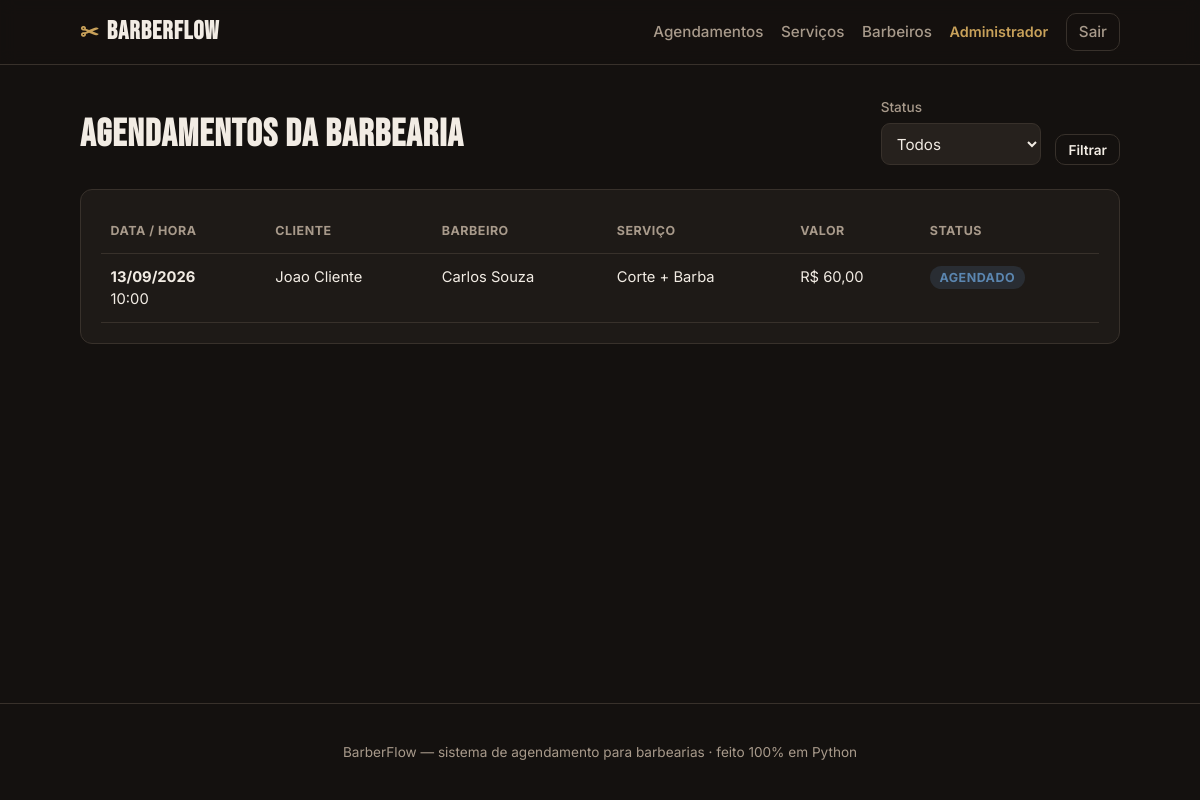
The app's page /admin/agendamentos (signed in) with its own data.
### tables this page shows
CREATE TABLE usuarios (
            id INTEGER PRIMARY KEY AUTOINCREMENT,
            nome TEXT NOT NULL,
            email TEXT NOT NULL UNIQUE,
            senha TEXT NOT NULL,
            papel TEXT NOT NULL CHECK (papel IN ('admin', 'barbeiro', 'cliente')),
            telefone TEXT
        );

CREATE TABLE agendamentos (
            id INTEGER PRIMARY KEY AUTOINCREMENT,
            cliente_id INTEGER NOT NULL,
            barbeiro_id INTEGER NOT NULL,
            servico_id INTEGER NOT NULL,
            data TEXT NOT NULL,
            hora TEXT NOT NULL,
            status TEXT NOT NULL DEFAULT 'agendado'
                CHECK (status IN ('agendado', 'em_atendimento', 'concluido', 'cancelado')),
            criado_em TEXT NOT NULL,
            FOREIGN KEY (cliente_id) REFERENCES usuarios(id) ON DELETE CASCADE,
            FOREIGN KEY (barbeiro_id) REFERENCES barbeiros(id) ON DELETE CASCADE,
            FOREIGN KEY (servico_id) REFERENCES servicos(id) ON DELETE CASCADE
        );

CREATE TABLE barbeiros (
            id INTEGER PRIMARY KEY AUTOINCREMENT,
            usuario_id INTEGER UNIQUE,
            nome TEXT NOT NULL,
            especialidade TEXT,
            ativo INTEGER NOT NULL DEFAULT 1,
            FOREIGN KEY (usuario_id) REFERENCES usuarios(id) ON DELETE SET NULL
        );

CREATE TABLE servicos (
            id INTEGER PRIMARY KEY AUTOINCREMENT,
            nome TEXT NOT NULL,
            descricao TEXT,
            duracao_min INTEGER NOT NULL,
            preco REAL NOT NULL
        );

### app.py (the view)
@app.route("/admin/agendamentos")
@login_obrigatorio("admin")
def admin_agendamentos():
    status = request.args.get("status", "")
    conn = get_db()
    query = """SELECT a.*, s.nome AS servico_nome, s.preco,
                      b.nome AS barbeiro_nome, u.nome AS cliente_nome
               FROM agendamentos a
               JOIN servicos s ON s.id = a.servico_id
               JOIN barbeiros b ON b.id = a.barbeiro_id
               JOIN usuarios u ON u.id = a.cliente_id"""
    params = []
    if status:
        query += " WHERE a.status=?"
        params.append(status)
    query += " ORDER BY a.data DESC, a.hora DESC"
    ags = conn.execute(query, params).fetchall()
    conn.close()
    return render_template("admin_agendamentos.html", agendamentos=ags, status=status)

### app.py (called while the page is built)
def usuario_atual():
    uid = session.get("usuario_id")
    if not uid:
        return None
    conn = get_db()
    u = conn.execute("SELECT * FROM usuarios WHERE id=?", (uid,)).fetchone()
    conn.close()
    return u

def login_obrigatorio(*papeis):
    def decorator(f):
        @wraps(f)
        def wrapper(*args, **kwargs):
            u = usuario_atual()
            if not u:
                flash("Faca login para continuar.", "erro")
                return redirect(url_for("login"))
            if papeis and u["papel"] not in papeis:
                abort(403)
            return f(*args, **kwargs)
        return wrapper
    return decorator

@app.context_processor
def injeta_usuario():
    return {"usuario": usuario_atual()}

@app.template_filter("moeda")
def moeda(valor):
    return f"R$ {valor:,.2f}".replace(",", "X").replace(".", ",").replace("X", ".")

@app.template_filter("data_br")
def data_br(iso):
    try:
        return datetime.strptime(iso, "%Y-%m-%d").strftime("%d/%m/%Y")
    except (ValueError, TypeError):
        return iso

@app.template_filter("status_label")
def status_label(s):
    return STATUS_LABEL.get(s, s)

### db.py (called while the page is built)
def get_db():
    conn = sqlite3.connect(DB_PATH)
    conn.row_factory = sqlite3.Row
    conn.execute("PRAGMA foreign_keys = ON")
    return conn

### templates/admin_agendamentos.html (shortened to what this page needs)
{% extends "base.html" %}
{% block content %}
<div class="page-head">
    <h1>Agendamentos da barbearia</h1>
    <form method="get" class="form-inline">
        <label>Status
            <select name="status">
                <option value="">Todos</option>
            </select>
        </label>
        <button type="submit" class="btn btn-ghost btn-sm">Filtrar</button>
    </form>
</div>
{% if agendamentos %}
<div class="table-wrap card">
    <table class="table">
        <thead>
            <tr>
                <th>Data / Hora</th>
                <th>Cliente</th>
                <th>Barbeiro</th>
                <th>Serviço</th>
                <th>Valor</th>
                <th>Status</th>
            </tr>
        </thead>
        <tbody>
            {% for a in agendamentos %}
            <tr>
                <td><strong>{{ a.data|data_br }}</strong><br>{{ a.hora }}</td>
                <td>{{ a.cliente_nome }}</td>
                <td>{{ a.barbeiro_nome }}</td>
                <td>{{ a.servico_nome }}</td>
                <td>{{ a.preco|moeda }}</td>
                <td><span class="status status-{{ a.status }}">{{ a.status|status_label }}</span></td>
            </tr>
            {% endfor %}
        </tbody>
    </table>
</div>
{% else %}
<div class="card empty"><p>Nenhum agendamento encontrado.</p></div>
{% endif %}
{% endblock %}

### templates/base.html (shortened to what this page needs)
<!DOCTYPE html>
<html lang="pt-BR">
<head>
    <link rel="stylesheet" href="{{ url_for('static', filename='style.css') }}">
</head>
<body>
    <header class="topbar">
        <div class="container topbar-inner">
            <a href="{{ url_for('index') }}" class="brand">
                <span class="brand-mark">✂</span>
                <span class="brand-name">BarberFlow</span>
            </a>
            <nav class="nav">
                {% if usuario %}
                    {% if usuario.papel == 'cliente' %}
                        <a href="{{ url_for('cliente_novo_agendamento') }}">Agendar</a>
                        <a href="{{ url_for('cliente_agendamentos') }}">Meus agendamentos</a>
                    {% elif usuario.papel == 'barbeiro' %}
                        <a href="{{ url_for('barbeiro_agenda') }}">Minha agenda</a>
                    {% elif usuario.papel == 'admin' %}
                        <a href="{{ url_for('admin_agendamentos') }}">Agendamentos</a>
                        <a href="{{ url_for('admin_servicos') }}">Serviços</a>
                        <a href="{{ url_for('admin_barbeiros') }}">Barbeiros</a>
                    {% endif %}
                    <span class="nav-user">{{ usuario.nome }}</span>
                    <a href="{{ url_for('logout') }}" class="btn btn-ghost btn-sm">Sair</a>
                {% else %}
                    <a href="{{ url_for('index') }}">Início</a>
                    <a href="{{ url_for('login') }}" class="btn btn-ghost btn-sm">Entrar</a>
                {% endif %}
            </nav>
        </div>
    </header>
    <main class="container main">
        {% block content %}{% endblock %}
    </main>
    <footer class="footer">
        <div class="container">
            <p>BarberFlow — sistema de agendamento para barbearias · feito 100% em Python</p>
        </div>
    </footer>
</body>
</html>

### static/style.css (style rules this page uses)
:root { --bg: #14110f; --surface: #1e1a17; --surface-2: #26211d; --border: #38312b; --text: #f2ece4; --muted: #a89a8b; --gold: #c8a15a; --gold-dark: #a87f3d; --danger: #c0574f; --green: #5fa06a; --blue: #5b86b0; --radius: 12px; --maxw: 1080px; }
* { box-sizing: border-box; }
body { margin: 0; background: var(--bg); color: var(--text); font-family: 'Inter', system-ui, sans-serif; line-height: 1.5; display: flex; flex-direction: column; min-height: 100vh; }
.container { width: 100%; max-width: var(--maxw); margin: 0 auto; padding: 0 1.25rem; }
h1, h2, h3 { line-height: 1.15; margin: 0 0 .5rem; }
a { color: var(--gold); text-decoration: none; }
.topbar { background: rgba(20,17,15,.85); backdrop-filter: blur(8px); border-bottom: 1px solid var(--border); position: sticky; top: 0; z-index: 10; }
.topbar-inner { display: flex; align-items: center; justify-content: space-between; height: 64px; gap: 1rem; }
.brand { display: flex; align-items: center; gap: .5rem; color: var(--text); font-weight: 700; }
.brand-mark { color: var(--gold); font-size: 1.4rem; }
.brand-name { font-family: 'Bebas Neue', sans-serif; font-size: 1.6rem; letter-spacing: 1px; }
.nav { display: flex; align-items: center; gap: 1.1rem; flex-wrap: wrap; }
.nav a { color: var(--muted); font-weight: 500; font-size: .95rem; }
.nav-user { color: var(--gold); font-size: .9rem; font-weight: 600; }
.main { flex: 1; padding: 2rem 1.25rem 3rem; }
.card { background: var(--surface); border: 1px solid var(--border); border-radius: var(--radius); padding: 1.25rem; }
.btn { display: inline-flex; align-items: center; justify-content: center; gap: .4rem; padding: .65rem 1.1rem; border-radius: 10px; border: 1px solid transparent; font-weight: 600; font-size: .95rem; cursor: pointer; font-family: inherit; transition: .15s; text-decoration: none; }
.btn-ghost { background: transparent; color: var(--text); border-color: var(--border); }
.btn-sm { padding: .4rem .75rem; font-size: .85rem; }
.form label, .form-inline label { display: flex; flex-direction: column; gap: .35rem; font-size: .85rem; color: var(--muted); font-weight: 500; }
.form-inline { display: flex; gap: .9rem; align-items: flex-end; flex-wrap: wrap; }
input, select { background: var(--surface-2); border: 1px solid var(--border); color: var(--text); padding: .6rem .7rem; border-radius: 9px; font-size: .95rem; font-family: inherit; }
.page-head { display: flex; align-items: flex-end; justify-content: space-between; gap: 1rem; flex-wrap: wrap; margin-bottom: 1.5rem; }
.page-head h1 { font-family: 'Bebas Neue', sans-serif; font-size: 2.4rem; letter-spacing: 1px; }
.status { padding: .25rem .6rem; border-radius: 999px; font-size: .78rem; font-weight: 700; text-transform: uppercase; letter-spacing: .5px; }
.status-agendado { background: rgba(91,134,176,.18); color: var(--blue); }
.table-wrap { overflow-x: auto; }
.table { width: 100%; border-collapse: collapse; font-size: .92rem; }
.table th, .table td { text-align: left; padding: .75rem .6rem; border-bottom: 1px solid var(--border); vertical-align: top; }
.table th { color: var(--muted); font-size: .78rem; text-transform: uppercase; letter-spacing: .5px; }
.footer { border-top: 1px solid var(--border); padding: 1.5rem 0; color: var(--muted); font-size: .85rem; text-align: center; }

### records on screen
usuarios: nome "Administrador"
agendamentos: data|data_br "13/09/2026", hora "10:00", cliente_nome "Joao Cliente", barbeiro_nome "Carlos Souza", servico_nome "Corte + Barba", preco|moeda "R$ 60,00", status|status_label "AGENDADO"
